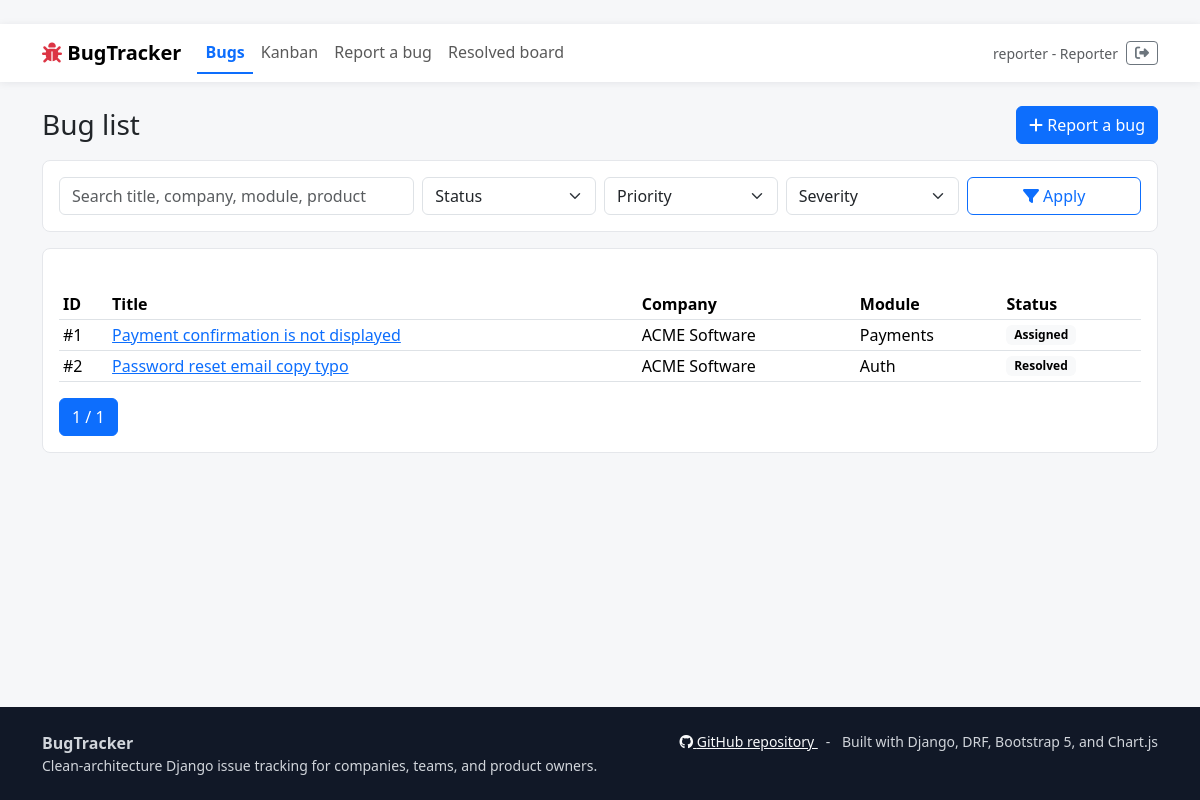
Page /bugs/ (signed in) on the earlier database version.
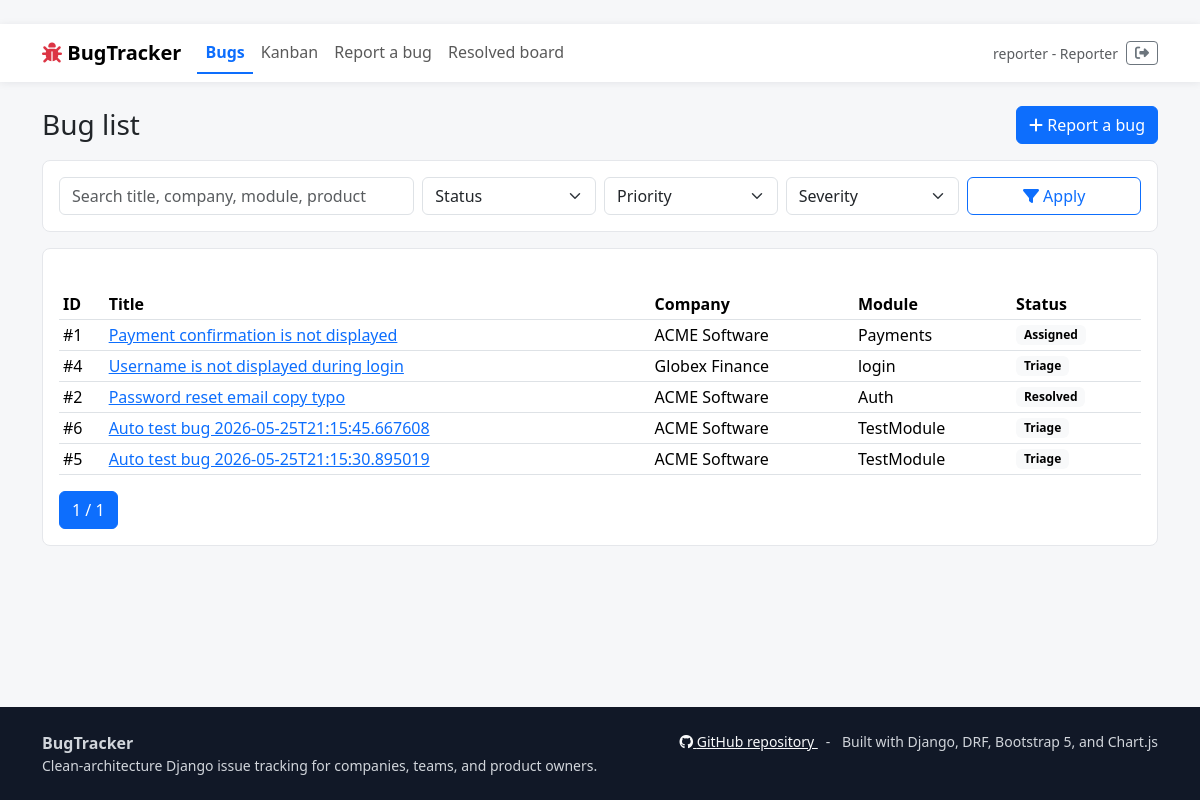
Same page on the later database version.
### infrastructure/models.py (models this page shows, shortened)
class TimeStampedModel(models.Model):
    created_at = models.DateTimeField(auto_now_add=True)
    updated_at = models.DateTimeField(auto_now=True)
    class Meta:
        abstract = True

class Bug(TimeStampedModel):
    class Severity(models.TextChoices):
        LOW = "low", "Low"
        MEDIUM = "medium", "Medium"
        HIGH = "high", "High"
        CRITICAL = "critical", "Critical"
    class Status(models.TextChoices):
        TRIAGE = "triage", "Triage"
        ASSIGNED = "assigned", "Assigned"
        IN_PROGRESS = "in_progress", "In progress"
        RESOLVED = "resolved", "Resolved"
        VERIFIED = "verified", "Verified"
        DUPLICATE = "duplicate", "Duplicate"
        REOPENED = "reopened", "Reopened"
        CLOSED = "closed", "Closed"
    class Priority(models.TextChoices):
        P0 = "P0", "P0"
        P1 = "P1", "P1"
        P2 = "P2", "P2"
        P3 = "P3", "P3"
    title = models.CharField(max_length=220)
    description = models.TextField()
    reproduction_steps = models.TextField()
    expected_result = models.TextField()
    actual_result = models.TextField()
    severity = models.CharField(max_length=20, choices=Severity.choices)
    status = models.CharField(max_length=30, choices=Status.choices, default=Status.TRIAGE)
    priority = models.CharField(max_length=2, choices=Priority.choices, default=Priority.P3)
    priority_score = models.PositiveIntegerField(default=0)
    priority_override = models.BooleanField(default=False)
    priority_override_reason = models.TextField(blank=True)
    impact = models.PositiveSmallIntegerField(default=3, validators=[MinValueValidator(1), MaxValueValidator(5)])
    similar_count = models.PositiveIntegerField(default=0)
    module = models.CharField(max_length=120)
    module_importance = models.PositiveSmallIntegerField(default=3, validators=[MinValueValidator(1), MaxValueValidator(5)])
    product = models.CharField(max_length=160)
    notification_email = models.EmailField(blank=True, help_text="Optional email(s) to receive updates about this bug (comma-separated)")
    company = models.ForeignKey(Company, on_delete=models.CASCADE, related_name="bugs")
    reporter = models.ForeignKey(User, on_delete=models.CASCADE, related_name="reported_bugs")
    duplicate_of = models.ForeignKey("self", on_delete=models.SET_NULL, null=True, blank=True, related_name="duplicates")
    is_duplicate = models.BooleanField(default=False)
    is_reopened = models.BooleanField(default=False)
    is_verified = models.BooleanField(default=False)
    class Meta:
        ordering = ["priority", "-priority_score", "-created_at"]
        indexes = [
            models.Index(fields=["status", "priority"]),
            models.Index(fields=["company", "module"]),
            models.Index(fields=["reporter", "status"]),
        ]
    def get_absolute_url(self):
        return reverse("web:bug_detail", kwargs={"pk": self.pk})

class Company(TimeStampedModel):
    name = models.CharField(max_length=160, unique=True)
    slug = models.SlugField(max_length=180, unique=True)
    product_name = models.CharField(max_length=160)
    is_active = models.BooleanField(default=True)
    class Meta:
        ordering = ["name"]
        verbose_name_plural = "companies"

### presentation/web/views.py (the view)
# urls.py: path("bugs/", views.bug_list, name="bug_list"),
@login_required
def bug_list(request):
    bugs = _apply_bug_filters(_visible_bugs_for(request.user), request)
    paginator = Paginator(bugs.select_related("company", "reporter"), 10)
    page_obj = paginator.get_page(request.GET.get("page"))
    return render(
        request,
        "bugs/bug_list.html",
        {
            "page_obj": page_obj,
            "status_choices": Bug.Status.choices,
            "priority_choices": Bug.Priority.choices,
            "severity_choices": Bug.Severity.choices,
            "applied_filters": _applied_filters(request),
        },
    )

### presentation/web/views.py (called while the page is built, shortened)
def _visible_bugs_for(user):
    if user.role == "admin":
        return Bug.objects.all()
    if user.role in {"developer", "po", "ba"} and user.company_id:
        return Bug.objects.filter(company=user.company)
    return Bug.objects.filter(Q(reporter=user) | Q(status__in=["resolved", "verified", "closed"]))

def _apply_bug_filters(queryset, request, *, allow_status=True):
    search = request.GET.get("q", "").strip()
    status = request.GET.get("status", "").strip()
    priority = request.GET.get("priority", "").strip()
    severity = request.GET.get("severity", "").strip()
    if status and allow_status:
        queryset = queryset.filter(status=status)
    if priority:
        queryset = queryset.filter(priority=priority)
    if severity:
        queryset = queryset.filter(severity=severity)
    return queryset

### presentation/web/templates/bugs/bug_list.html (shortened to what this page needs)
﻿{% extends "base.html" %}
{% block content %}
<div class="d-flex justify-content-between align-items-center mb-3">
    <h1 class="h3 mb-0">{% if public_board %}Resolved public board{% else %}Bug list{% endif %}</h1>
    <a class="btn btn-primary" href="{% url 'web:bug_create' %}"><i class="fa-solid fa-plus"></i> Report a bug</a>
</div>
<form class="panel p-3 mb-3" method="get">
    <div class="row g-2">
        <div class="col-md-4"><input class="form-control" name="q" placeholder="Search title, company, module, product" value="{{ request.GET.q }}"></div>
        {% if not public_board %}
            <div class="col-md-2">
                <select class="form-select" name="status">
                    <option value="">Status</option>
                </select>
            </div>
        {% endif %}
        <div class="col-md-2">
            <select class="form-select" name="priority">
                <option value="">Priority</option>
            </select>
        </div>
        <div class="col-md-2">
            <select class="form-select" name="severity">
                <option value="">Severity</option>
            </select>
        </div>
        <div class="col-md-2"><button class="btn btn-outline-primary w-100"><i class="fa-solid fa-filter"></i> Apply</button></div>
    </div>
</form>
<div class="panel p-3">
    {% include "bugs/partials/bug_table.html" with bugs=page_obj.object_list %}
    <nav>
        <ul class="pagination mb-0">
            <li class="page-item active"><span class="page-link">{{ page_obj.number }} / {{ page_obj.paginator.num_pages }}</span></li>
        </ul>
    </nav>
</div>
{% endblock %}

### presentation/web/templates/bugs/partials/bug_table.html
﻿<div class="table-responsive">
    <table class="table table-sm align-middle">
        <thead><tr><th>ID</th><th>Title</th><th>Company</th><th>Module</th><th>Status</th></tr></thead>
        <tbody>
        {% for bug in bugs %}
            <tr>
                <td>#{{ bug.id }}</td>
                <td><a href="{{ bug.get_absolute_url }}">{{ bug.title }}</a></td>
                <td>{{ bug.company.name }}</td>
                <td>{{ bug.module }}</td>
                <td><span class="badge text-bg-light">{{ bug.get_status_display }}</span></td>
            </tr>
        {% empty %}
            <tr><td colspan="5" class="text-muted">No bugs found.</td></tr>
        {% endfor %}
        </tbody>
    </table>
</div>

Differences in the rows shown:
added Bug: id "4", title "Username is not displayed during login", company.name "Globex Finance", module "login", status "Triage"
added Bug: id "6", title "Auto test bug 2026-05-25T21:15:45.667608", company.name "ACME Software", module "TestModule", status "Triage"
added Bug: id "5", title "Auto test bug 2026-05-25T21:15:30.895019", company.name "ACME Software", module "TestModule", status "Triage"
